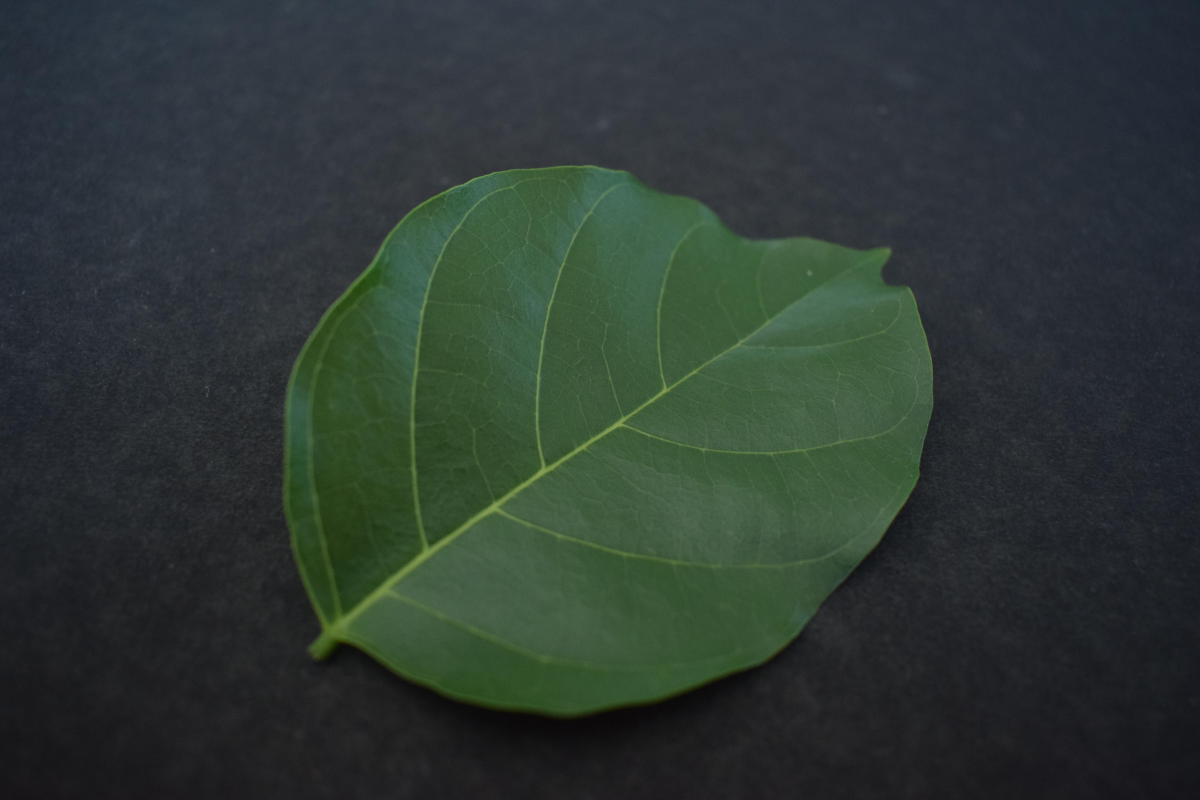
#> input picture plant_leaves/0007_0026.JPG, 6000 x 4000 px, found by its file name (shown at 1/5 size)
$ jupyter execute --allow-errors preprocess.ipynb
#> lines starting #> are read from the running program, lines starting #| are printed output that depends on the picture; after the words box and inside, x2 and y2 are one past the last pixel; in counts of white or black regions, pixels touching at a corner belong together
# Pre-process Images 🏞️

**Raw data**: Chouhan, Siddharth Singh; Kaul, Ajay; Singh, Uday Pratap; Jain, Sanjeev (2019), “A Database of Leaf Images: Practice towards Plant Conservation with Plant Pathology”, Mendeley Data, V1, doi: [10.17632/hb74ynkjcn.1](http://dx.doi.org/10.17632/hb74ynkjcn.1).

[cell 1]
import cv2
import numpy as np
import matplotlib.pyplot as plt

## Load Image 📤

[cell 2]
input_path = 'data/raw/'
label_to_name = {
    '0001' : 'Mango',
    '0007' : 'Pongamia Pinnata',
    '0008' : 'Basil',
    '0010' : 'Lemon'
}

# file_name = '0001_0001.JPG'
file_name = '0007_0026.JPG'
# file_name = '0010_0001.JPG'
# file_name = '0008_0001.JPG'

label = file_name[:4]

img = cv2.imread(input_path + file_name)
#> img is the input picture: shape (4000, 6000, 3); mean B, G, R 52.1, 57.2, 46.2

[cell 3]
def plt_RGB(opencv_image):
    plt.imshow(cv2.cvtColor(opencv_image, cv2.COLOR_BGR2RGB))

## Downsample

[cell 4]
def downsample(img, scale):
#> called with scale = 0.25
    height, width = img.shape[:2]
#> height = 4000; width = 6000
    new_width = int(width * scale)
#> new_width = 1500
    new_height = int(height * scale)
#> new_height = 1000
    return cv2.resize(img, (new_width, new_height), interpolation=cv2.INTER_AREA)

k = 0.25
img_downsampled = downsample(img, k)
plt_RGB(img_downsampled)

## Remove Excess Background

[cell 5]
def remove_excess_background(img):
    hsv = cv2.cvtColor(img, cv2.COLOR_BGR2HSV)
#> hsv: shape (1000, 1500, 3); mean H, S, V 92.2, 60.7, 61.4
    lower_green = (36, 25, 25)
    upper_green = (86, 255, 255)
    mask = cv2.inRange(hsv, lower_green, upper_green)
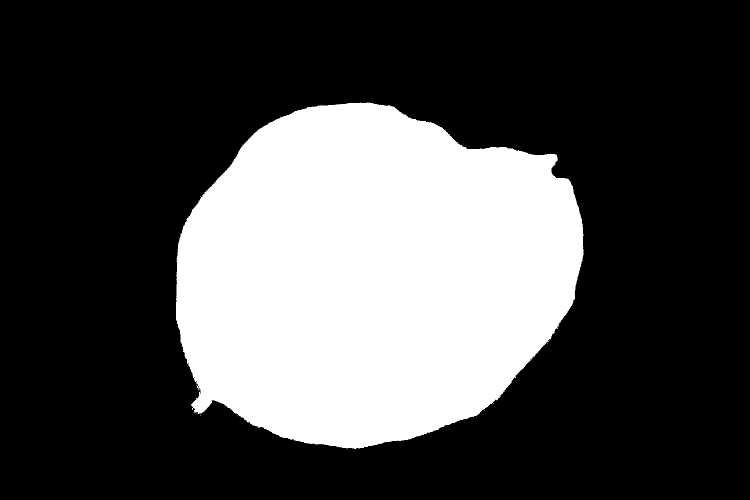
#> mask: shape (1000, 1500) (shown at 1/2 size); 29% white; 21 white regions (20 under 20 px)

    cont, _ = cv2.findContours(mask, cv2.RETR_EXTERNAL, cv2.CHAIN_APPROX_NONE)
#> cont = 21 contours, 20 with area under 20; largest, box (x1, y1, x2, y2) and area: (352, 205, 1167, 898) 433908
    c = max(cont, key=cv2.contourArea)
#> c = contour of 2543 points, box (x1, y1, x2, y2) (352, 205, 1167, 898), area 433908
    x, y, w, h = cv2.boundingRect(c)
#> x = 352; y = 205; w = 815; h = 693

    return img[y:y+h, x:x+w]
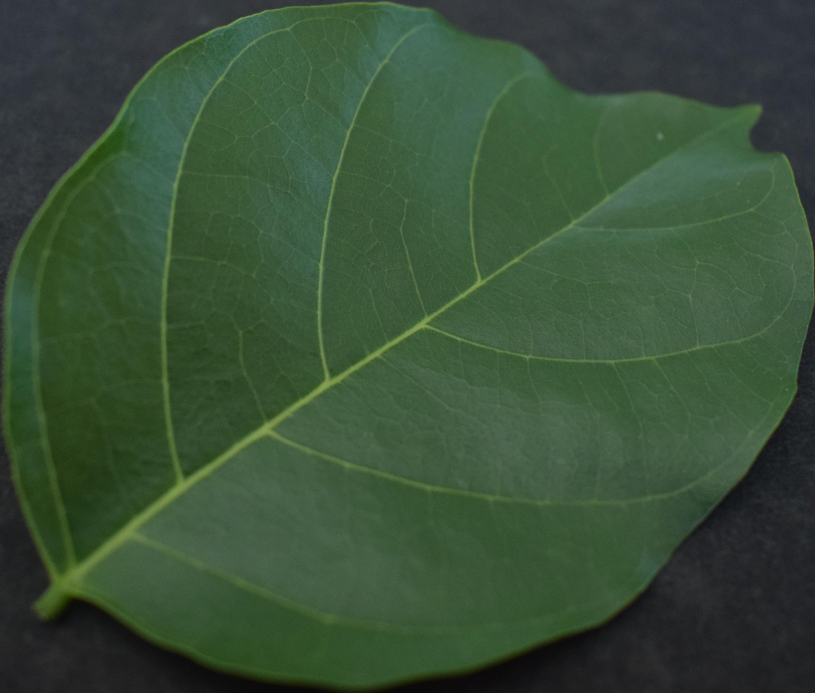
#> returned value: shape (693, 815, 3); mean of channels 0, 1, 2 55.8, 79.7, 56.8; drawn as B, G, R

[cell 6]
img_cropped = remove_excess_background(img_downsampled)
plt_RGB(img_cropped)

## Increase Contrast

[cell 7]
def contrast(img, alpha=1, beta=0):
    """
    :param alpha: contrast control (1.0-3.0)
    :param beta: brightness control (0-100)
    """
#> called with alpha = 1.3, beta = 0
    return cv2.convertScaleAbs(img, alpha=alpha, beta=beta)
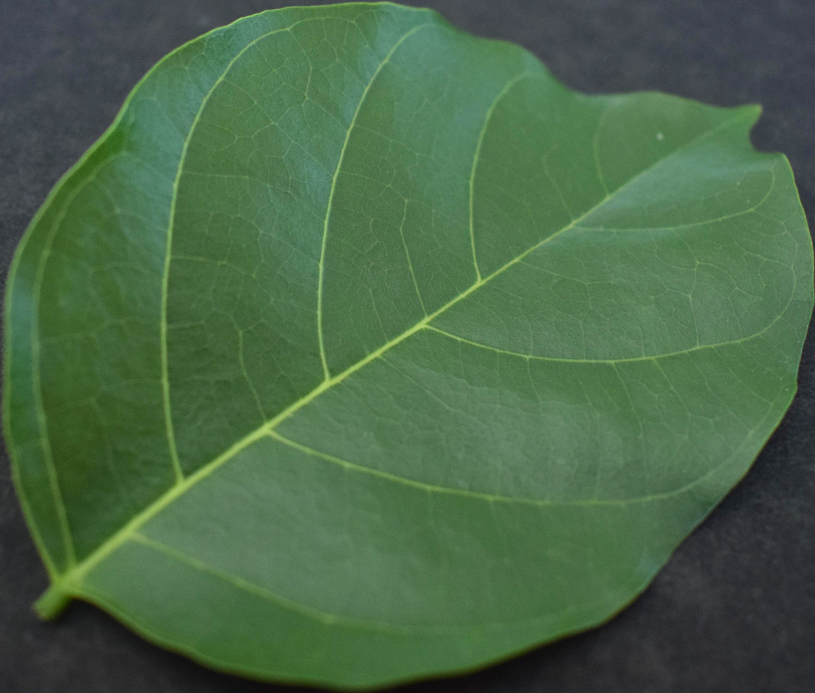
#> returned value: shape (693, 815, 3); mean of channels 0, 1, 2 72.5, 103.6, 73.8; drawn as B, G, R

alpha = 1.3
img_contrast = contrast(img_cropped, alpha=alpha)
plt_RGB(img_contrast)

## Save Image 📥

[cell 8]
output_path = 'preprocessed_plant_leaves/'

cv2.imwrite(output_path + file_name, img_contrast)
#> Out = True

---

# Pre-process All

[cell 9]
import glob
import os

from tqdm.notebook import tqdm

[cell 10]
file_paths = glob.glob(input_path + "/*.JPG")
file_names = [os.path.basename(file_name) for file_name in file_paths]

#> (the rest of this cell did not finish here and is left out)

---

## Process visualisation

[cell 11]
k = 0.25
img = downsample(img, k)
img_copy = img.copy()

[cell 12]
# Convert to HSV color space
hsv = cv2.cvtColor(img, cv2.COLOR_BGR2HSV)

# Define the green color range
lower_green = (36, 25, 25)
upper_green = (86, 255, 255)

# Create a mask
mask = cv2.inRange(hsv, lower_green, upper_green)

# Apply the mask to the image
result = cv2.bitwise_and(img, img, mask=mask)
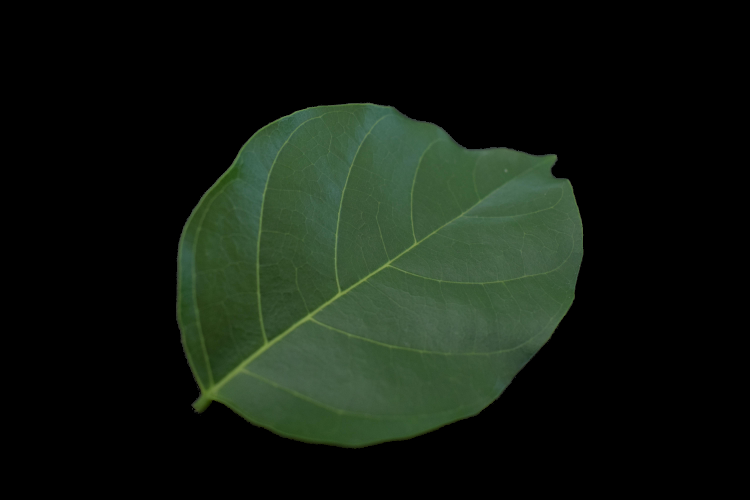
#> result: shape (1000, 1500, 3) (shown at 1/2 size); mean B, G, R 17, 26.3, 17.8
plt_RGB(result)

[cell 13]
cont, _ = cv2.findContours(mask, cv2.RETR_EXTERNAL, cv2.CHAIN_APPROX_NONE)
c = max(cont, key=cv2.contourArea)
cont_img = cv2.drawContours(img, c, -1, 255, 5)

x, y, w, h = cv2.boundingRect(c)
#> x = 352; y = 205; w = 815; h = 693

cv2.rectangle(cont_img, (x,y), (x+w, y+h), (0,255,0), 10)
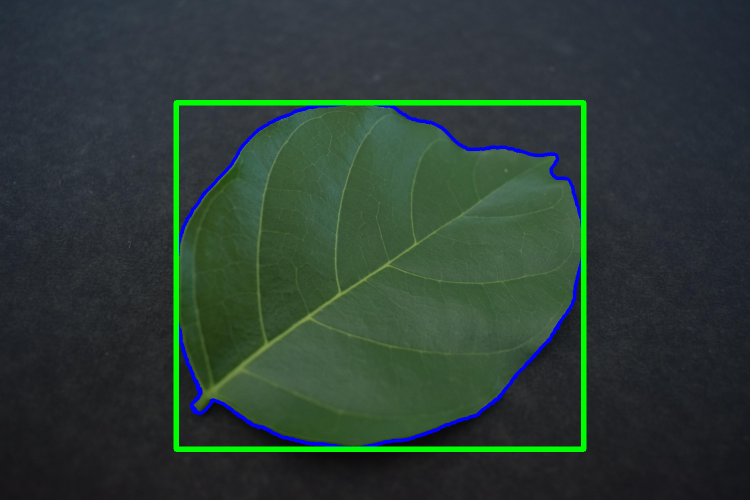
#> cont_img: shape (1000, 1500, 3) (shown at 1/2 size); mean B, G, R 53.1, 61.3, 44.8

[cell 14]
cropped_image = img_copy[y:y+h, x:x+w]

[cell 15]
alpha = 1.3
img_contrast = contrast(cropped_image, alpha=alpha)

[cell 16]
fig, axs = plt.subplots(nrows=2, ncols=2)

axs[0, 0].imshow(cv2.cvtColor(img_copy, cv2.COLOR_BGR2RGB))
axs[0, 0].set_title('Downsampled')
axs[0, 0].set_axis_off()
axs[0, 1].imshow(cv2.cvtColor(result, cv2.COLOR_BGR2RGB))
axs[0, 1].set_title('Keep greens')
axs[0, 1].set_axis_off()
axs[1, 0].imshow(cv2.cvtColor(cont_img, cv2.COLOR_BGR2RGB))
axs[1, 0].set_title('Contour and bounding box')
axs[1, 0].set_axis_off()
axs[1, 1].imshow(cv2.cvtColor(img_contrast, cv2.COLOR_BGR2RGB))
axs[1, 1].set_title('Cropped and increased contrast')
axs[1, 1].set_axis_off()

plt.tight_layout()
plt.savefig("plots/preproccess.pdf", format="pdf")
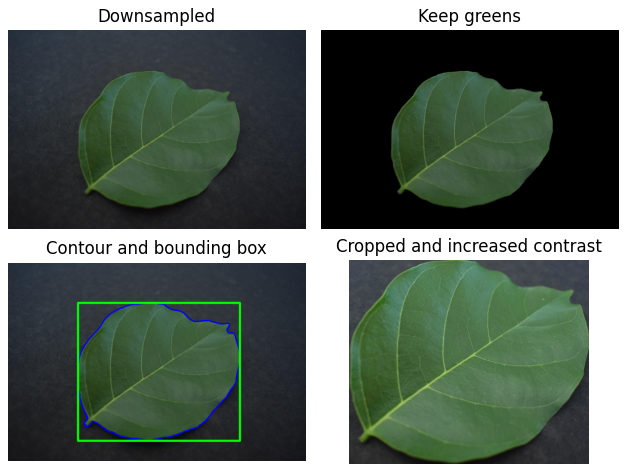
#> figure drawn by matplotlib, 4 panels
plt.show()

$ run again, with plant_leaves/0001_0001.JPG copied over plant_leaves/0007_0026.JPG
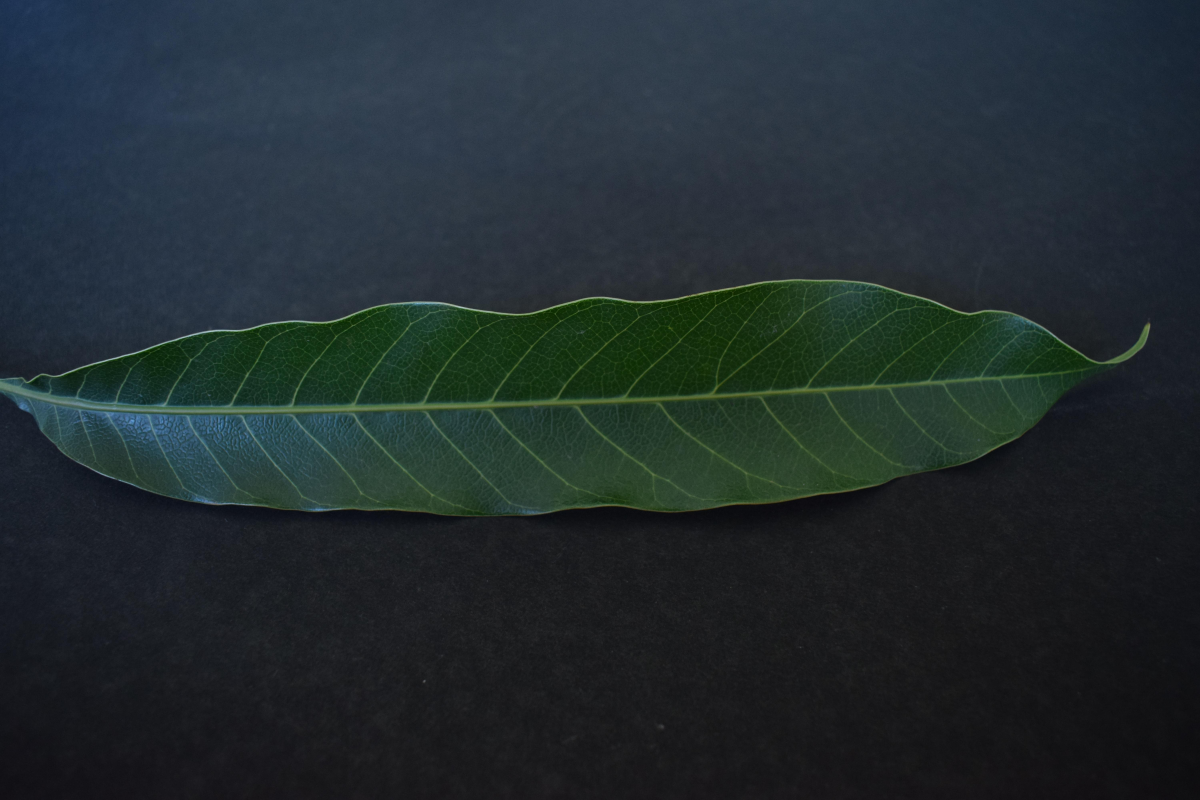
#> input picture plant_leaves/0001_0001.JPG, 6000 x 4000 px, found by its file name (shown at 1/5 size)
#> img is the input picture: shape (4000, 6000, 3); mean B, G, R 47.2, 44.2, 33.9
#> hsv: shape (1000, 1500, 3); mean H, S, V 101.4, 78.3, 51.3
#> in remove_excess_background, `mask = cv2.inRange(hsv, lower_green, upper_green)`:
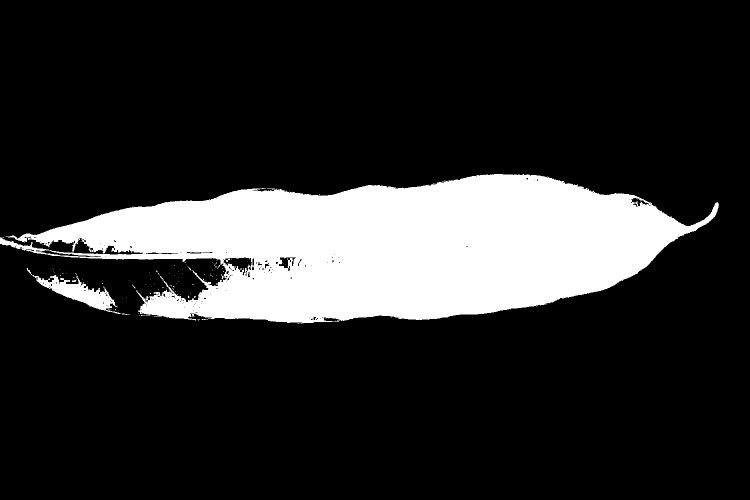
#> mask: shape (1000, 1500) (shown at 1/2 size); 17.3% white; 128 white regions (122 under 20 px)
#> in remove_excess_background, `cont, _ = cv2.findContours(mask, cv2.RETR_EXTERNAL, cv2.CHAIN_APPROX_N..`: cont = 119 contours, 116 with area under 20; largest, box (x1, y1, x2, y2) and area: (0, 348, 1438, 647) 255436, (65, 550, 241, 628) 4183, (53, 536, 64, 550) 22
#> in remove_excess_background, `c = max(cont, key=cv2.contourArea)`: c = contour of 4967 points, box (x1, y1, x2, y2) (0, 348, 1438, 647), area 255436
#> in remove_excess_background, `x, y, w, h = cv2.boundingRect(c)`: x = 0; y = 348; w = 1438; h = 299
#> Out = True
#> `x, y, w, h = cv2.boundingRect(c)`: x = 0; y = 348; w = 1438; h = 299
#> `plt.savefig("plots/preproccess.pdf", format="pdf")`:
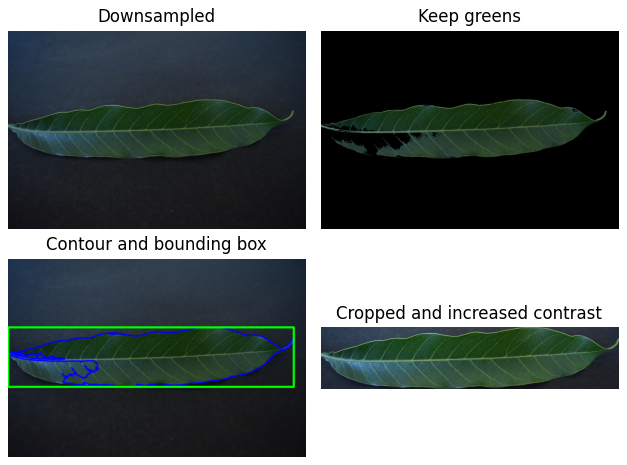
#> figure drawn by matplotlib, 4 panels

$ run again, with plant_leaves/0001_0002.JPG copied over plant_leaves/0007_0026.JPG
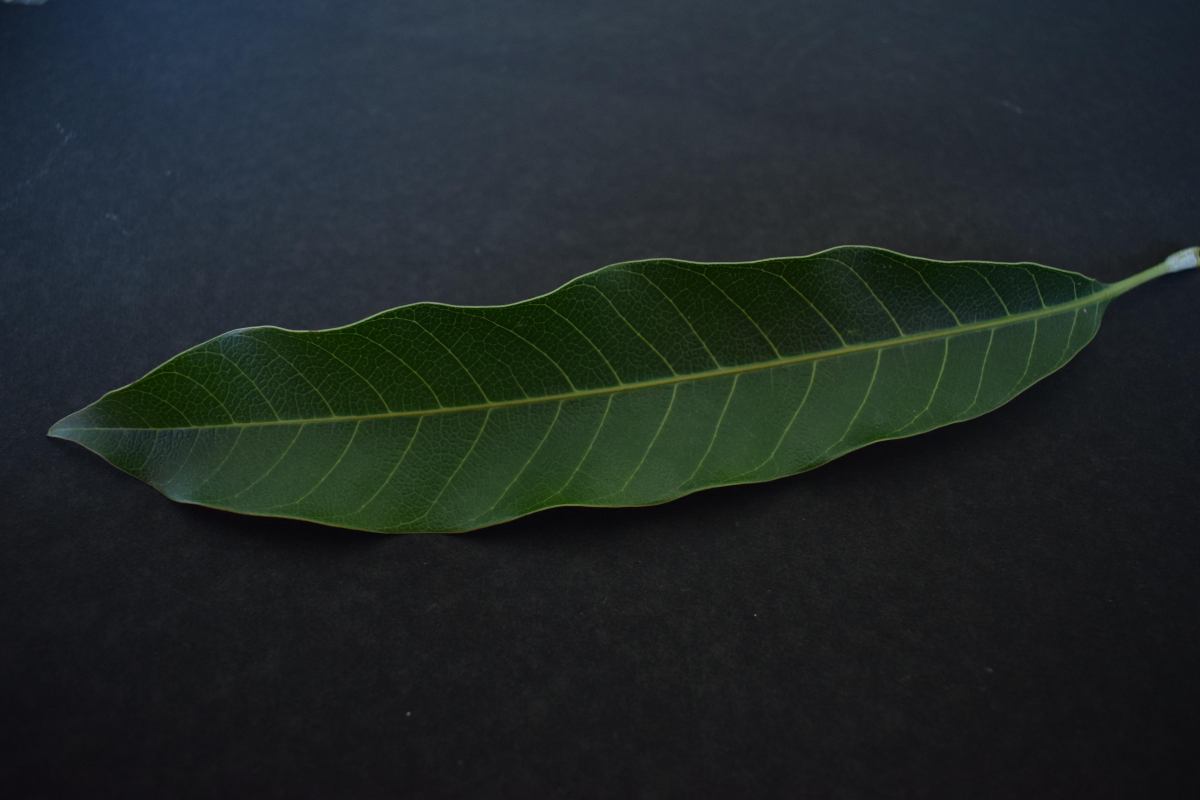
#> input picture plant_leaves/0001_0002.JPG, 6000 x 4000 px, found by its file name (shown at 1/5 size)
#> img is the input picture: shape (4000, 6000, 3); mean B, G, R 39.6, 39.8, 32.2
#> hsv: shape (1000, 1500, 3); mean H, S, V 94.6, 70.8, 45
#> in remove_excess_background, `mask = cv2.inRange(hsv, lower_green, upper_green)`:
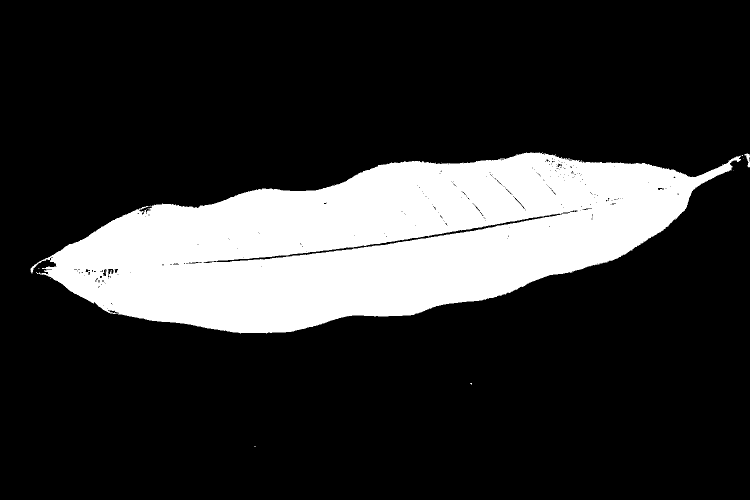
#> mask: shape (1000, 1500) (shown at 1/2 size); 19.7% white; 30 white regions (28 under 20 px)
#> in remove_excess_background, `cont, _ = cv2.findContours(mask, cv2.RETR_EXTERNAL, cv2.CHAIN_APPROX_N..`: cont = 28 contours, 26 with area under 20; largest, box (x1, y1, x2, y2) and area: (61, 305, 1482, 667) 297350, (1488, 307, 1500, 335) 110
#> in remove_excess_background, `c = max(cont, key=cv2.contourArea)`: c = contour of 3233 points, box (x1, y1, x2, y2) (61, 305, 1482, 667), area 297350
#> in remove_excess_background, `x, y, w, h = cv2.boundingRect(c)`: x = 61; y = 305; w = 1421; h = 362
#> Out = True
#> `x, y, w, h = cv2.boundingRect(c)`: x = 61; y = 305; w = 1421; h = 362
#> `plt.savefig("plots/preproccess.pdf", format="pdf")`:
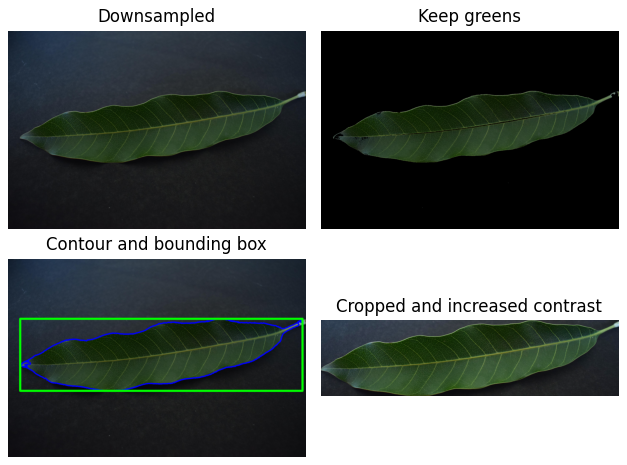
#> figure drawn by matplotlib, 4 panels
